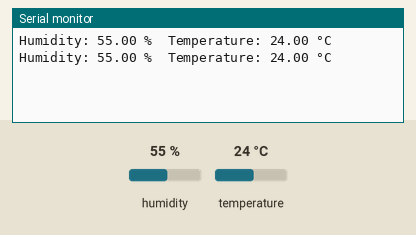
Simulated run of this sketch. Board: Arduino Uno, built with avr-gcc and run on an emulated ATmega328P. Shown: the last lines printed to the serial monitor. Inputs (shaded band) come from the test bench; at power-on: humidity 55 %, temperature 24 °C.

Above: at 4.8 s.
4.9 s: humidity set to 22 %
At 6.8 s:
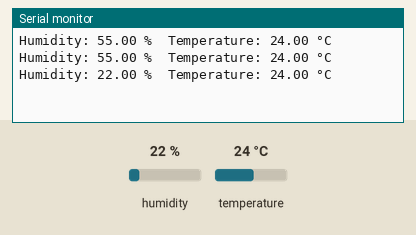
7.9 s: temperature set to 12 °C
At 9.2 s:
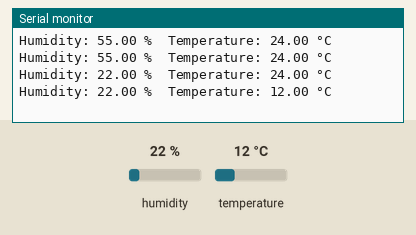
10.9 s: humidity set to 40 %
At 12.9 s:
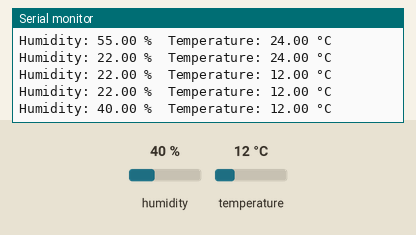
Timing chart, 0 to 14.4 s (numbered marks = the images above; inputs shaded):
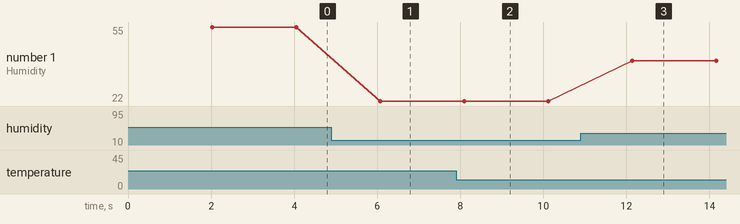

The sketch:

sketch_nov2a.ino
```cpp
#include <DHT.h>

#define DHTPIN 4          // Define the GPIO connected to the DHT11 data pin
#define DHTTYPE DHT11     // Define DHT11 sensor type

DHT dht(DHTPIN, DHTTYPE);

void setup() {
  Serial.begin(115200);
  dht.begin();           // Initialize DHT sensor
}

void loop() {
  delay(2000);           // Wait a few seconds between measurements

  // Reading temperature and humidity values
  float humidity = dht.readHumidity();
  float temperature = dht.readTemperature();

  // Check if any reads failed and exit early
  if (isnan(humidity) || isnan(temperature)) {
    Serial.println("Failed to read from DHT sensor!");
    return;
  }

  // Print readings to Serial Monitor
  Serial.print("Humidity: ");
  Serial.print(humidity);
  Serial.print(" %\t");
  Serial.print("Temperature: ");
  Serial.print(temperature);
  Serial.println(" °C");
}
```

Measured:
- after the input at 4.9 s, the serial monitor: prints a new line after 1.2 s (image 1)
- after the input at 7.9 s, the serial monitor: prints a new line after 0.20 s (image 2)
- after the input at 10.9 s, the serial monitor: prints a new line after 1.2 s (image 3)
- plotted number 1: 55 → 22 after the input at 4.9 s, 22 → 40 after the input at 10.9 s
